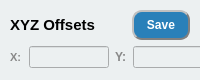
               <widget class="QWidget" name="widget_10" native="true">
                <property name="minimumSize">
                 <size>
                  <width>0</width>
                  <height>80</height>
                 </size>
                </property>
                <property name="maximumSize">
                 <size>
                  <width>16777215</width>
                  <height>80</height>
                 </size>
                </property>
                <property name="styleSheet">
                 <string notr="true">background-color: rgb(236, 240, 241);</string>
                </property>
                <layout class="QVBoxLayout" name="verticalLayout_6">
                 <property name="leftMargin">
                  <number>0</number>
                 </property>
                 <property name="topMargin">
                  <number>10</number>
                 </property>
                 <property name="rightMargin">
                  <number>0</number>
                 </property>
                 <property name="bottomMargin">
                  <number>10</number>
                 </property>
                 <item>
                  <widget class="QWidget" name="widget_16" native="true">
                   <layout class="QHBoxLayout" name="horizontalLayout_11" stretch="2,1">
                    <property name="leftMargin">
                     <number>10</number>
                    </property>
                    <property name="topMargin">
                     <number>0</number>
                    </property>
                    <property name="rightMargin">
                     <number>10</number>
                    </property>
                    <property name="bottomMargin">
                     <number>0</number>
                    </property>
                    <item>
                     <widget class="QLabel" name="offsets_lab">
                      <property name="font">
                       <font>
                        <family>Arial</family>
                        <pointsize>11</pointsize>
                        <bold>true</bold>
                       </font>
                      </property>
                      <property name="text">
                       <string>XYZ Offsets</string>
                      </property>
                     </widget>
                    </item>
                    <item>
                     <widget class="QPushButton" name="offset_save_btn">
                      <property name="minimumSize">
                       <size>
                        <width>0</width>
                        <height>30</height>
                       </size>
                      </property>
                      <property name="font">
                       <font>
                        <family>Arial</family>
                        <bold>true</bold>
                       </font>
                      </property>
                      <property name="cursor">
                       <cursorShape>PointingHandCursor</cursorShape>
                      </property>
                      <property name="styleSheet">
                       <string notr="true">background-color:rgb(41, 128, 185);
color: rgb(255, 255, 255);
border-radius: 10px;
border: 2px groove gray;
border-style: outset;</string>
                      </property>
                      <property name="text">
                       <string>Save</string>
                      </property>
                     </widget>
                    </item>
                   </layout>
                  </widget>
                 </item>
                 <item>
                  <widget class="QWidget" name="widget_17" native="true">
                   <property name="font">
                    <font>
                     <family>Arial</family>
                     <pointsize>8</pointsize>
                    </font>
                   </property>
                   <widget class="QWidget" name="layoutWidget">
                    <property name="geometry">
                     <rect>
                      <x>10</x>
                      <y>0</y>
                      <width>308</width>
                      <height>23</height>
                     </rect>
                    </property>
                    <layout class="QGridLayout" name="gridLayout_2">
                     <item row="0" column="0">
                      <widget class="QLabel" name="x_lab">
                       <property name="maximumSize">
                        <size>
                         <width>15</width>
                         <height>16777215</height>
                        </size>
                       </property>
                       <property name="font">
                        <font>
                         <family>Arial</family>
                         <pointsize>8</pointsize>
                         <bold>true</bold>
                        </font>
                       </property>
                       <property name="styleSheet">
                        <string notr="true">color: rgb(136, 136, 136);</string>
                       </property>
                       <property name="text">
                        <string>X:</string>
                       </property>
                      </widget>
                     </item>
                     <item row="0" column="1">
                      <widget class="QLineEdit" name="xoffset_edit">
                       <property name="maximumSize">
                        <size>
                         <width>80</width>
                         <height>16777215</height>
                        </size>
                       </property>
                       <property name="styleSheet">
                        <string notr="true"/>
                       </property>
                      </widget>
                     </item>
                     <item row="0" column="2">
                      <widget class="QLabel" name="y_lab">
                       <property name="maximumSize">
                        <size>
                         <width>15</width>
                         <height>16777215</height>
                        </size>
                       </property>
                       <property name="font">
                        <font>
                         <bold>true</bold>
                        </font>
                       </property>
                       <property name="styleSheet">
                        <string notr="true">color: rgb(136, 136, 136);</string>
                       </property>
                       <property name="text">
                        <string>Y:</string>
                       </property>
                      </widget>
                     </item>
                     <item row="0" column="3">
                      <widget class="QLineEdit" name="yoffset_edit">
                       <property name="maximumSize">
                        <size>
                         <width>80</width>
                         <height>16777215</height>
                        </size>
                       </property>
                      </widget>
                     </item>
                     <item row="0" column="4">
                      <widget class="QLabel" name="z_lab">
                       <property name="maximumSize">
                        <size>
                         <width>15</width>
                         <height>16777215</height>
                        </size>
                       </property>
                       <property name="font">
                        <font>
                         <family>Arial Rounded MT Bold</family>
                         <pointsize>8</pointsize>
                         <bold>true</bold>
                        </font>
                       </property>
                       <property name="styleSheet">
                        <string notr="true">color: rgb(136, 136, 136);</string>
                       </property>
                       <property name="text">
                        <string> Z:</string>
                       </property>
                      </widget>
                     </item>
                     <item row="0" column="5">
                      <widget class="QLineEdit" name="zoffset_edit">
                       <property name="maximumSize">
                        <size>
                         <width>80</width>
                         <height>16777215</height>
                        </size>
                       </property>
                       <property name="styleSheet">
                        <string notr="true"/>
                       </property>
                      </widget>
                     </item>
                    </layout>
                   </widget>
                  </widget>
                 </item>
                </layout>
               </widget>
